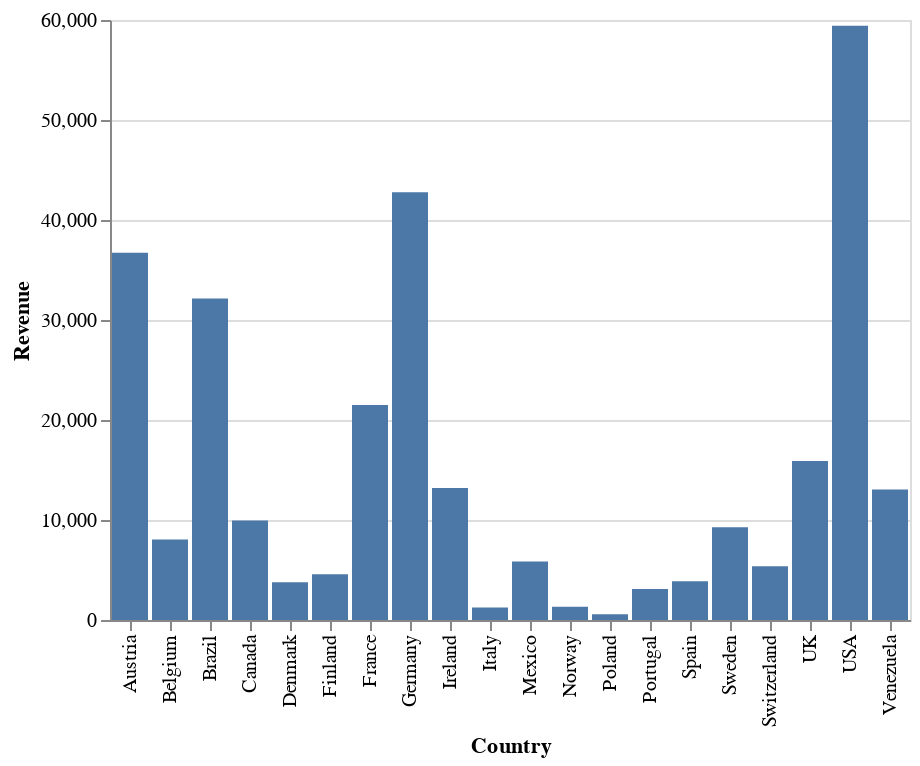

The notebook cell this image was saved under:
### Code cell
CustomerCountry |> @vlplot(:bar, x=:Country, y=:Revenue)

### Figure 1 — Vega-Lite specification as saved in the notebook (floating-point values rounded to 4 significant figures)
{"data": {"values": [{"Country": "USA", "Revenue": 59430.0}, {"Country": "Germany", "Revenue": 42770.0}, {"Country": "Austria", "Revenue": 36710.0}, {"Country": "Brazil", "Revenue": 32150.0}, {"Country": "France", "Revenue": 21500.0}, {"Country": "UK", "Revenue": 15910.0}, {"Country": "Ireland", "Revenue": 13200.0}, {"Country": "Venezuela", "Revenue": 13060.0}, {"Country": "Canada", "Revenue": 9939.0}, {"Country": "Sweden", "Revenue": 9271.0}, {"Country": "Belgium", "Revenue": 8051.0}, {"Country": "Mexico", "Revenue": 5862.0}, {"Country": "Switzerland", "Revenue": 5365.0}, {"Country": "Finland", "Revenue": 4580.0}, {"Country": "Spain", "Revenue": 3879.0}, {"Country": "Denmark", "Revenue": 3767.0}, {"Country": "Portugal", "Revenue": 3106}, {"Country": "Norway", "Revenue": 1324.0}, {"Country": "Italy", "Revenue": 1256}, {"Country": "Poland", "Revenue": 573.8}]}, "encoding": {"x": {"field": "Country", "type": "nominal"}, "y": {"field": "Revenue", "type": "quantitative"}}, "mark": "bar"}
